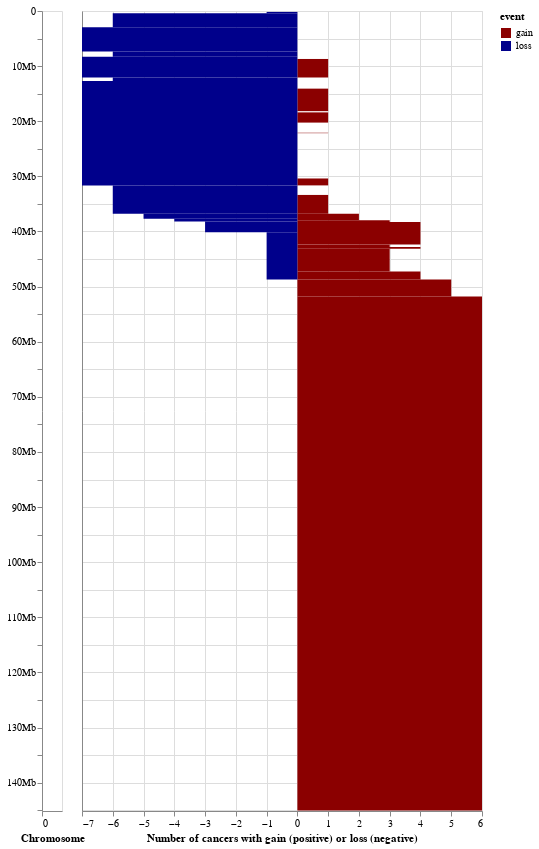

Notebook source saved alongside this figure:
### Code cell
cptac_plot

### Figure 1 — Vega-Lite specification as saved in the notebook (floating-point values rounded to 4 significant figures)
{"config": {"view": {"continuousWidth": 400, "continuousHeight": 300}}, "hconcat": [{"data": {"name": "data-70833072e32b5889d0042db50b8b754f"}, "mark": "rect", "encoding": {"color": {"field": "color", "legend": null, "scale": {"domain": ["acen", "gneg", "gpos25", "gpos50", "gpos75", "gpos100", "gvar"], "range": ["crimson", "white", "lightgray", "darkgray", "dimgray", "black", "plum"]}, "type": "nominal"}, "order": {"field": "bp_start", "sort": "ascending", "type": "quantitative"}, "x": {"axis": {"grid": false, "labelAngle": 0, "labels": true, "ticks": true}, "field": "chromosome", "title": "Chromosome", "type": "quantitative"}, "y": {"axis": {"grid": false, "labelExpr": "datum.value == 0 ? 0 : datum.value % 10000000 ? null : slice(datum.label, -length(datum.label), -8) + 'Mb'", "values": [0, 5000000, 10000000, 15000000, 20000000, 25000000, 30000000, 35000000, 40000000, 45000000, 50000000, 55000000, 60000000, 65000000, 70000000, 75000000, 80000000, 85000000, 90000000, 95000000, 100000000, 105000000, 110000000, 115000000, 120000000, 125000000, 130000000, 135000000, 140000000, 145000000]}, "field": "bp_start", "scale": {"domain": [145100000.0, 0], "nice": false}, "title": null, "type": "quantitative"}, "y2": {"field": "bp_end"}}, "height": 800, "width": 20}, {"data": {"name": "data-3199fbf6036ffeeaa2f69881005f54fe"}, "mark": "rect", "encoding": {"color": {"field": "event", "scale": {"domain": ["gain", "loss"], "range": ["darkred", "darkblue"]}, "type": "nominal"}, "tooltip": [{"field": "start", "format": ",", "type": "quantitative"}, {"field": "end", "format": ",", "type": "quantitative"}, {"field": "counts", "format": ",", "type": "quantitative"}], "x": {"field": "counts", "title": "Number of cancers with gain (positive) or loss (negative)", "type": "quantitative"}, "y": {"axis": {"labels": false, "ticks": false, "values": [0, 5000000, 10000000, 15000000, 20000000, 25000000, 30000000, 35000000, 40000000, 45000000, 50000000, 55000000, 60000000, 65000000, 70000000, 75000000, 80000000, 85000000, 90000000, 95000000, 100000000, 105000000, 110000000, 115000000, 120000000, 125000000, 130000000, 135000000, 140000000, 145000000]}, "field": "start", "title": null, "type": "quantitative"}, "y2": {"field": "end"}}}], "bounds": "flush", "resolve": {"scale": {"color": "independent", "y": "shared"}}, "$schema": "https://vega.github.io/schema/vega-lite/v4.17.0.json", "datasets": {"data-70833072e32b5889d0042db50b8b754f": [{"chromosome": 8, "arm": "p", "band": 23.3, "iscn_start": 0, "iscn_stop": 115, "bp_start": 1, "bp_stop": 2300000, "stain": "gneg", "density": null, "color": "gneg"}, {"chromosome": 8, "arm": "p", "band": 23.2, "iscn_start": 115, "iscn_stop": 331, "bp_start": 2300001, "bp_stop": 6300000, "stain": "gpos", "density": 75.0, "color": "gpos75"}, {"chromosome": 8, "arm": "p", "band": 23.1, "iscn_start": 331, "iscn_stop": 690, "bp_start": 6300001, "bp_stop": 12800000, "stain": "gneg", "density": null, "color": "gneg"}, {"chromosome": 8, "arm": "p", "band": 22.0, "iscn_start": 690, "iscn_stop": 992, "bp_start": 12800001, "bp_stop": 19200000, "stain": "gpos", "density": 100.0, "color": "gpos100"}, {"chromosome": 8, "arm": "p", "band": 21.3, "iscn_start": 992, "iscn_stop": 1179, "bp_start": 19200001, "bp_stop": 23500000, "stain": "gneg", "density": null, "color": "gneg"}, {"chromosome": 8, "arm": "p", "band": 21.2, "iscn_start": 1179, "iscn_stop": 1380, "bp_start": 23500001, "bp_stop": 27500000, "stain": "gpos", "density": 50.0, "color": "gpos50"}, {"chromosome": 8, "arm": "p", "band": 21.1, "iscn_start": 1380, "iscn_stop": 1639, "bp_start": 27500001, "bp_stop": 29000000, "stain": "gneg", "density": null, "color": "gneg"}, {"chromosome": 8, "arm": "p", "band": 12.0, "iscn_start": 1639, "iscn_stop": 1897, "bp_start": 29000001, "bp_stop": 36700000, "stain": "gpos", "density": 75.0, "color": "gpos75"}, {"chromosome": 8, "arm": "p", "band": 11.23, "iscn_start": 1897, "iscn_stop": 2041, "bp_start": 36700001, "bp_stop": 38500000, "stain": "gneg", "density": null, "color": "gneg"}, {"chromosome": 8, "arm": "p", "band": 11.22, "iscn_start": 2041, "iscn_stop": 2156, "bp_start": 38500001, "bp_stop": 39900000, "stain": "gpos", "density": 25.0, "color": "gpos25"}, {"chromosome": 8, "arm": "p", "band": 11.21, "iscn_start": 2156, "iscn_stop": 2343, "bp_start": 39900001, "bp_stop": 43200000, "stain": "gneg", "density": null, "color": "gneg"}, {"chromosome": 8, "arm": "p", "band": 11.1, "iscn_start": 2343, "iscn_stop": 2472, "bp_start": 43200001, "bp_stop": 45200000, "stain": "acen", "density": null, "color": "acen"}, {"chromosome": 8, "arm": "q", "band": 11.1, "iscn_start": 2472, "iscn_stop": 2645, "bp_start": 45200001, "bp_stop": 47200000, "stain": "acen", "density": null, "color": "acen"}, {"chromosome": 8, "arm": "q", "band": 11.21, "iscn_start": 2645, "iscn_stop": 2817, "bp_start": 47200001, "bp_stop": 51300000, "stain": "gneg", "density": null, "color": "gneg"}, {"chromosome": 8, "arm": "q", "band": 11.22, "iscn_start": 2817, "iscn_stop": 3033, "bp_start": 51300001, "bp_stop": 51700000, "stain": "gpos", "density": 75.0, "color": "gpos75"}, {"chromosome": 8, "arm": "q", "band": 11.23, "iscn_start": 3033, "iscn_stop": 3277, "bp_start": 51700001, "bp_stop": 54600000, "stain": "gneg", "density": null, "color": "gneg"}, {"chromosome": 8, "arm": "q", "band": 12.1, "iscn_start": 3277, "iscn_stop": 3493, "bp_start": 54600001, "bp_stop": 60600000, "stain": "gpos", "density": 50.0, "color": "gpos50"}, {"chromosome": 8, "arm": "q", "band": 12.2, "iscn_start": 3493, "iscn_stop": 3622, "bp_start": 60600001, "bp_stop": 61300000, "stain": "gneg", "density": null, "color": "gneg"}, {"chromosome": 8, "arm": "q", "band": 12.3, "iscn_start": 3622, "iscn_stop": 3809, "bp_start": 61300001, "bp_stop": 65100000, "stain": "gpos", "density": 50.0, "color": "gpos50"}, {"chromosome": 8, "arm": "q", "band": 13.1, "iscn_start": 3809, "iscn_stop": 3938, "bp_start": 65100001, "bp_stop": 67100000, "stain": "gneg", "density": null, "color": "gneg"}, {"chromosome": 8, "arm": "q", "band": 13.2, "iscn_start": 3938, "iscn_stop": 4096, "bp_start": 67100001, "bp_stop": 69600000, "stain": "gpos", "density": 50.0, "color": "gpos50"}, {"chromosome": 8, "arm": "q", "band": 13.3, "iscn_start": 4096, "iscn_stop": 4312, "bp_start": 69600001, "bp_stop": 72000000, "stain": "gneg", "density": null, "color": "gneg"}, {"chromosome": 8, "arm": "q", "band": 21.11, "iscn_start": 4312, "iscn_stop": 4545, "bp_start": 72000001, "bp_stop": 74600000, "stain": "gpos", "density": 100.0, "color": "gpos100"}, {"chromosome": 8, "arm": "q", "band": 21.12, "iscn_start": 4545, "iscn_stop": 4628, "bp_start": 74600001, "bp_stop": 74700000, "stain": "gneg", "density": null, "color": "gneg"}, {"chromosome": 8, "arm": "q", "band": 21.13, "iscn_start": 4628, "iscn_stop": 4858, "bp_start": 74700001, "bp_stop": 83500000, "stain": "gpos", "density": 75.0, "color": "gpos75"}, {"chromosome": 8, "arm": "q", "band": 21.2, "iscn_start": 4858, "iscn_stop": 4959, "bp_start": 83500001, "bp_stop": 85900000, "stain": "gneg", "density": null, "color": "gneg"}, {"chromosome": 8, "arm": "q", "band": 21.3, "iscn_start": 4959, "iscn_stop": 5289, "bp_start": 85900001, "bp_stop": 92300000, "stain": "gpos", "density": 100.0, "color": "gpos100"}, {"chromosome": 8, "arm": "q", "band": 22.1, "iscn_start": 5289, "iscn_stop": 5577, "bp_start": 92300001, "bp_stop": 97900000, "stain": "gneg", "density": null, "color": "gneg"}, {"chromosome": 8, "arm": "q", "band": 22.2, "iscn_start": 5577, "iscn_stop": 5692, "bp_start": 97900001, "bp_stop": 100500000, "stain": "gpos", "density": 25.0, "color": "gpos25"}, {"chromosome": 8, "arm": "q", "band": 22.3, "iscn_start": 5692, "iscn_stop": 5922, "bp_start": 100500001, "bp_stop": 105100000, "stain": "gneg", "density": null, "color": "gneg"}, {"chromosome": 8, "arm": "q", "band": 23.1, "iscn_start": 5922, "iscn_stop": 6152, "bp_start": 105100001, "bp_stop": 109500000, "stain": "gpos", "density": 75.0, "color": "gpos75"}, {"chromosome": 8, "arm": "q", "band": 23.2, "iscn_start": 6152, "iscn_stop": 6267, "bp_start": 109500001, "bp_stop": 111100000, "stain": "gneg", "density": null, "color": "gneg"}, {"chromosome": 8, "arm": "q", "band": 23.3, "iscn_start": 6267, "iscn_stop": 6611, "bp_start": 111100001, "bp_stop": 116700000, "stain": "gpos", "density": 100.0, "color": "gpos100"}, {"chromosome": 8, "arm": "q", "band": 24.11, "iscn_start": 6611, "iscn_stop": 6726, "bp_start": 116700001, "bp_stop": 118300000, "stain": "gneg", "density": null, "color": "gneg"}, {"chromosome": 8, "arm": "q", "band": 24.12, "iscn_start": 6726, "iscn_stop": 6942, "bp_start": 118300001, "bp_stop": 121500000, "stain": "gpos", "density": 50.0, "color": "gpos50"}, {"chromosome": 8, "arm": "q", "band": 24.13, "iscn_start": 6942, "iscn_stop": 7244, "bp_start": 121500001, "bp_stop": 126300000, "stain": "gneg", "density": null, "color": "gneg"}, {"chromosome": 8, "arm": "q", "band": 24.21, "iscn_start": 7244, "iscn_stop": 7431, "bp_start": 126300001, "bp_stop": 130400000, "stain": "gpos", "density": 50.0, "color": "gpos50"}, {"chromosome": 8, "arm": "q", "band": 24.22, "iscn_start": 7431, "iscn_stop": 7661, "bp_start": 130400001, "bp_stop": 135400000, "stain": "gneg", "density": null, "color": "gneg"}, {"chromosome": 8, "arm": "q", "band": 24.23, "iscn_start": 7661, "iscn_stop": 7804, "bp_start": 135400001, "bp_stop": 138900000, "stain": "gpos", "density": 75.0, "color": "gpos75"}, {"chromosome": 8, "arm": "q", "band": 24.3, "iscn_start": 7804, "iscn_stop": 8250, "bp_start": 138900001, "bp_stop": 145138636, "stain": "gneg", "density": null, "color": "gneg"}], "data-3199fbf6036ffeeaa2f69881005f54fe": [{"start": 0, "end": 8701937, "counts": 0, "length": 8701937, "event": "gain"}, {"start": 8701937, "end": 12064389, "counts": 1, "length": 3362452, "event": "gain"}, {"start": 12064389, "end": 14084845, "counts": 0, "length": 2020456, "event": "gain"}, {"start": 14084845, "end": 18170477, "counts": 1, "length": 4085632, "event": "gain"}, {"start": 18170477, "end": 18391282, "counts": 0, "length": 220805, "event": "gain"}, {"start": 18391282, "end": 20246165, "counts": 1, "length": 1854883, "event": "gain"}, {"start": 20246165, "end": 22089150, "counts": 0, "length": 1842985, "event": "gain"}, {"start": 22089150, "end": 22165140, "counts": 1, "length": 75990, "event": "gain"}, {"start": 22165140, "end": 30384511, "counts": 0, "length": 8219371, "event": "gain"}, {"start": 30384511, "end": 31639222, "counts": 1, "length": 1254711, "event": "gain"}, {"start": 31639222, "end": 33370824, "counts": 0, "length": 1731602, "event": "gain"}, {"start": 33370824, "end": 36784324, "counts": 1, "length": 3413500, "event": "gain"}, {"start": 36784324, "end": 37962990, "counts": 2, "length": 1178666, "event": "gain"}, {"start": 37962990, "end": 38263130, "counts": 3, "length": 300140, "event": "gain"}, {"start": 38263130, "end": 42271302, "counts": 4, "length": 4008172, "event": "gain"}, {"start": 42271302, "end": 42338454, "counts": 3, "length": 67152, "event": "gain"}, {"start": 42338454, "end": 42416475, "counts": 4, "length": 78021, "event": "gain"}, {"start": 42416475, "end": 42836674, "counts": 3, "length": 420199, "event": "gain"}, {"start": 42836674, "end": 43140464, "counts": 4, "length": 303790, "event": "gain"}, {"start": 43140464, "end": 47260878, "counts": 3, "length": 4120414, "event": "gain"}, {"start": 47260878, "end": 48710789, "counts": 4, "length": 1449911, "event": "gain"}, {"start": 48710789, "end": 51817575, "counts": 5, "length": 3106786, "event": "gain"}, {"start": 51817575, "end": 145052465, "counts": 6, "length": 93234890, "event": "gain"}, {"start": 0, "end": 166086, "counts": 0, "length": 166086, "event": "loss"}, {"start": 166086, "end": 406428, "counts": -1, "length": 240342, "event": "loss"}, {"start": 406428, "end": 2935353, "counts": -6, "length": 2528925, "event": "loss"}, {"start": 2935353, "end": 7355517, "counts": -7, "length": 4420164, "event": "loss"}, {"start": 7355517, "end": 8317736, "counts": -6, "length": 962219, "event": "loss"}, {"start": 8317736, "end": 12064389, "counts": -7, "length": 3746653, "event": "loss"}, {"start": 12064389, "end": 12721906, "counts": -6, "length": 657517, "event": "loss"}, {"start": 12721906, "end": 31639222, "counts": -7, "length": 18917316, "event": "loss"}, {"start": 31639222, "end": 36784324, "counts": -6, "length": 5145102, "event": "loss"}, {"start": 36784324, "end": 37695782, "counts": -5, "length": 911458, "event": "loss"}, {"start": 37695782, "end": 38176533, "counts": -4, "length": 480751, "event": "loss"}, {"start": 38176533, "end": 40153482, "counts": -3, "length": 1976949, "event": "loss"}, {"start": 40153482, "end": 48710789, "counts": -1, "length": 8557307, "event": "loss"}]}}
